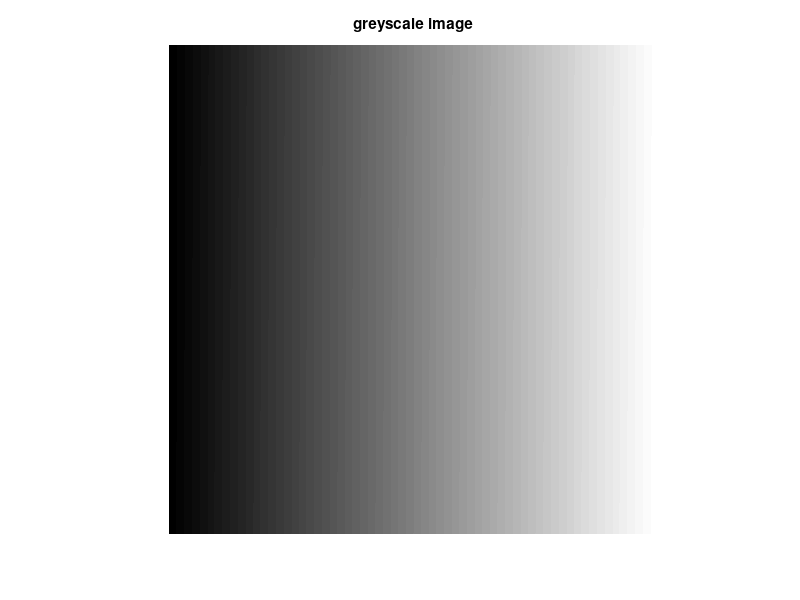

This chart was generated by the following MATLAB code: (Note: this script raises an error after producing the figure.)
%% Generate a greyscale image
imgSize = 500;
y = [1:imgSize^2];
Y = reshape(y,imgSize,imgSize);
Y = Y./Y(end);
figure(40);
imshow(Y);
title("greyscale image");

%% Read an image
image = imread("zoo.jpg");

figure(41);
imshow(image);
title("original image");

%% Try reducing the blue component of the image
imageA = image;
imageA(:,:,2) = 0.5*imageA(:,:,2);
figure(42);
imshow(imageA);
title("Image with reduced blue component");
